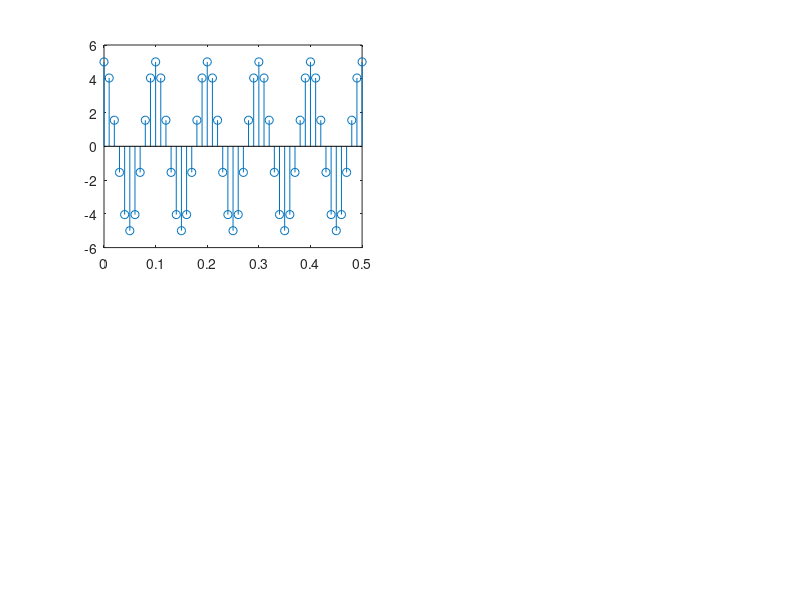

This figure's MATLAB source: (Note: this script raises an error after producing the figure.)
clc
clear all

Fs = 100; %sampling freq
A = 5; %amplitude
tstep = 1/Fs;
tt = 0:tstep:0.5; %from 0 to 0.5s
Fsig = [10, 25, 40, 60, 40, 60]; % for signal
sigName = ['A','B', 'C', 'D', 'E', 'F'];

figure(1),
for i = 1:4
    subplot(2,2,i);
    y = A*cos(2*pi*Fsig(i)*tt);
    stem(tt,y);
    title('Stem Plot of Cosine Signal ', sigName(i));
    xlabel('time(s)');
    ylabel('Amplitude');
end

figure(2),
for i = 5:6
    subplot(2,1,i-4);
    y = A*cos(2*pi*Fsig(i)*tt+(pi/2));
    stem(tt,y);
    title('Stem Plot of Cosine Signal ', sigName(i));
    xlabel('time(s)');
    ylabel('Amplitude');
end

